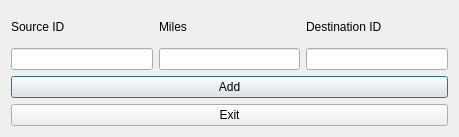
<?xml version="1.0" encoding="UTF-8"?>
<ui version="4.0">
 <class>adddistance</class>
 <widget class="QDialog" name="adddistance">
  <property name="geometry">
   <rect>
    <x>0</x>
    <y>0</y>
    <width>459</width>
    <height>137</height>
   </rect>
  </property>
  <property name="windowTitle">
   <string>Dialog</string>
  </property>
  <layout class="QGridLayout" name="gridLayout">
   <item row="0" column="0">
    <layout class="QVBoxLayout" name="verticalLayout_5">
     <item>
      <layout class="QHBoxLayout" name="horizontalLayout">
       <item>
        <layout class="QVBoxLayout" name="verticalLayout">
         <item>
          <widget class="QLabel" name="label">
           <property name="text">
            <string>Source ID</string>
           </property>
          </widget>
         </item>
         <item>
          <widget class="QLineEdit" name="lineEdit_source"/>
         </item>
        </layout>
       </item>
       <item>
        <layout class="QVBoxLayout" name="verticalLayout_2">
         <item>
          <widget class="QLabel" name="label_2">
           <property name="text">
            <string>Miles</string>
           </property>
          </widget>
         </item>
         <item>
          <widget class="QLineEdit" name="lineEdit_miles"/>
         </item>
        </layout>
       </item>
       <item>
        <layout class="QVBoxLayout" name="verticalLayout_3">
         <item>
          <widget class="QLabel" name="label_3">
           <property name="text">
            <string>Destination ID</string>
           </property>
          </widget>
         </item>
         <item>
          <widget class="QLineEdit" name="lineEdit_destination"/>
         </item>
        </layout>
       </item>
      </layout>
     </item>
     <item>
      <layout class="QVBoxLayout" name="verticalLayout_4">
       <item>
        <widget class="QPushButton" name="pushButton_add">
         <property name="text">
          <string>Add</string>
         </property>
        </widget>
       </item>
       <item>
        <widget class="QPushButton" name="pushButton_exit">
         <property name="text">
          <string>Exit</string>
         </property>
        </widget>
       </item>
      </layout>
     </item>
    </layout>
   </item>
  </layout>
 </widget>
 <resources/>
 <connections/>
</ui>
